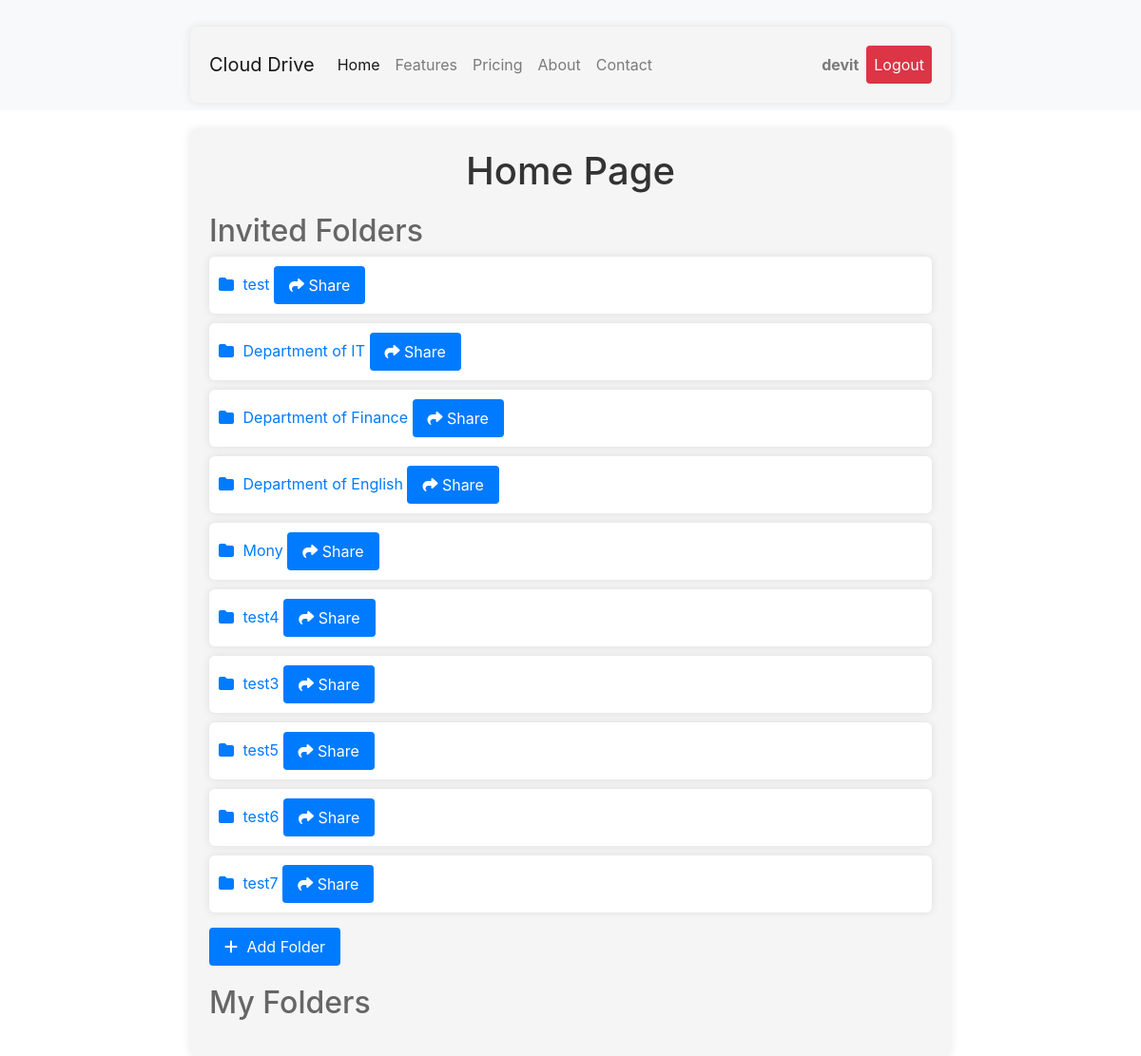
The app's page / (signed in), older data.
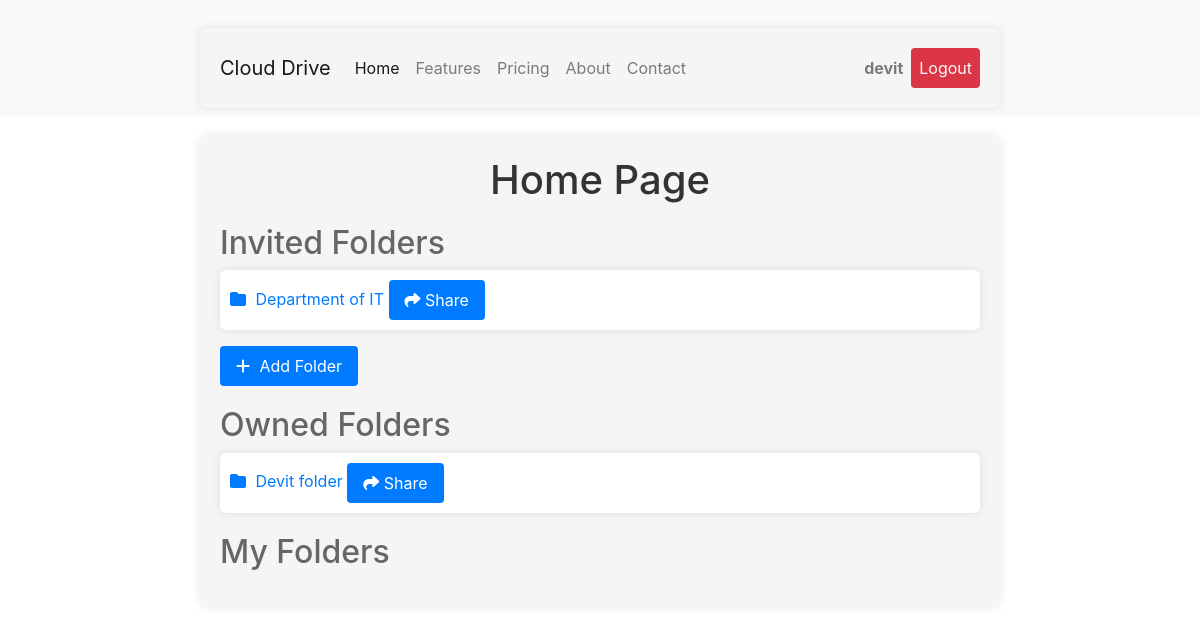
The same page, newer data.
### home/models.py (models this page shows, shortened)
class Folder(models.Model):
    name = models.CharField(max_length=255)
    parent = models.ForeignKey('self', on_delete=models.CASCADE, null=True, blank=True, related_name='children')
    owner = models.ForeignKey(User, on_delete=models.CASCADE, related_name='owned_folders')
    users_with_access = models.ManyToManyField(User, related_name='accessible_folders', blank=True)
    created_at = models.DateTimeField(auto_now_add=True, null=True)
    updated_at = models.DateTimeField(auto_now=True, null=True)

### home/views.py (the view, shortened to what this page needs)
# urls.py: path('', views.HomeView.as_view(), name='home'),
@method_decorator(login_required, name='dispatch')
class HomeView(View):
    def get(self, request):
        if request.user.is_authenticated:
            user = request.user
            owned_folders = Folder.objects.filter(owner=user)
            accessible_folders = Folder.objects.filter(
                Q(owner=user) | Q(users_with_access=user)
            ).distinct()
            invited_folders = Folder.objects.filter(invitations__invited_user=user)
            form = FolderForm()
            return render(request, "home/home.html", {
                "owned_folders": owned_folders,
                "accessible_folders": accessible_folders,
                "invited_folders": invited_folders,
                "form": form
            })
        else:
            return render(request, "home/home.html")

### templates/home/home.html (shortened to what this page needs)
{% extends 'base.html' %}
{% block content %}
<link rel="stylesheet" href="https://cdnjs.cloudflare.com/ajax/libs/font-awesome/6.5.2/css/all.min.css"
 />
<div class="container">
    <h1 class="title">Home Page</h1>
    {% if invited_folders %}
    <div class="invited-folders-container">
        <h2 class="section-title">Invited Folders</h2>
        <ul class="folders-list">
            {% for folder in invited_folders %}
            <li class="folder-item">
                <a href="{% url 'home:folder_detail' folder_id=folder.pk %}" class="folder-link">
                    <i class="fa fa-folder" aria-hidden="true"></i>
                    {{ folder.name }}
                </a>
                <button class="btn btn-share" onclick="openInviteModal('{{ folder.pk }}')"><i class="fas fa-share"></i>
                    Share</button>
            </li>
            {% endfor %}
        </ul>
    </div>
    {% endif %}
    <button class="btn btn-primary" id="openModalBtn"><i class="fas fa-plus"></i> Add Folder</button>
    {% if owned_folders %}
    <div class="owned-folders-container">
        <h2 class="section-title">Owned Folders</h2>
        <ul class="folders-list">
            {% for folder in owned_folders %}
            <li class="folder-item">
                <a href="{% url 'home:folder_detail' folder_id=folder.pk %}" class="folder-link">
                    <i class="fa fa-folder" aria-hidden="true"></i>
                    {{ folder.name }}
                </a>
                <button class="btn btn-share" onclick="openInviteModal('{{ folder.pk }}')"><i class="fas fa-share"></i>
                    Share</button>
            </li>
            {% endfor %}
        </ul>
    </div>
    {% endif %}
    <div class="folders-container">
        <h2 class="section-title">My Folders</h2>
    </div>
</div>
{% endblock %}

### templates/base.html (shortened to what this page needs)
{% load static %}
<!DOCTYPE html>
<html lang="en">
<head>
    <link rel="stylesheet" href="{% static 'css/bootstrap.min.css' %}">
</head>
<body>
    <nav class="navbar navbar-expand-lg navbar-light bg-light">
        <div class="container">
            <a class="navbar-brand" href="#">Cloud Drive</a>
            <div class="collapse navbar-collapse" id="navbarSupportedContent">
                <ul class="navbar-nav mr-auto">
                    <li class="nav-item active">
                        <a class="nav-link" href="{% url 'home:home' %}">Home <span class="sr-only">(current)</span></a>
                    </li>
                    <li class="nav-item">
                        <a class="nav-link" href="#">Features</a>
                    </li>
                    <li class="nav-item">
                        <a class="nav-link" href="#">Pricing</a>
                    </li>
                    <li class="nav-item">
                        <a class="nav-link" href="#">About</a>
                    </li>
                    <li class="nav-item">
                        <a class="nav-link" href="#">Contact</a>
                    </li>
                </ul>
                <ul class="navbar-nav ml-auto">
                    {% if user.is_authenticated %}
                        <li class="nav-item">
                            <a class="nav-link" href="#"><b>{{ user.username }}</b></a>
                        </li>
                        <li class="nav-item">
                            <a class="nav-link btn bg-danger text-light" href="{% url 'home:logout' %}">Logout</a>
                        </li>
                    {% else %}
                        <li class="nav-item">
                            <a class="nav-link" href="{% url 'home:login' %}">Login</a>
                        </li>
                    {% endif %}
                </ul>
            </div>
        </div>
    </nav>
    <main>
        {% block content %}
        {% endblock content %}
    </main>
</body>
</html>

### templates/home/home.html (style rules this page uses)
.container { max-width: 800px; margin: 20px auto 0; padding: 20px; background-color: #f5f5f5; border-radius: 8px; box-shadow: 0px 0px 10px rgba(0, 0, 0, 0.1); }
.title { text-align: center; color: #333; }
.section-title { margin-top: 20px; color: #666; }
.folders-list { list-style-type: none; padding: 0; }
.folder-item { margin-bottom: 10px; background-color: #fff; padding: 10px; border-radius: 6px; box-shadow: 0px 0px 8px rgba(0, 0, 0, 0.1); }
.folder-link { text-decoration: none; color: #007bff; }
.btn { display: inline-block; padding: 8px 16px; border: none; border-radius: 4px; background-color: #007bff; color: #fff; cursor: pointer; }
.fa-folder:before { content: "\f07b"; margin-right: 5px; }
.fa-plus:before { content: "\f067"; margin-right: 5px; }

Row changes from the older to the newer data that the page shows:
removed Folder: name "test", shown under "Invited Folders"
removed Folder: name "Department of Finance", shown under "Invited Folders"
removed Folder: name "Department of English", shown under "Invited Folders"
removed Folder: name "Mony", shown under "Invited Folders"
removed Folder: name "test4", shown under "Invited Folders"
removed Folder: name "test3", shown under "Invited Folders"
removed Folder: name "test5", shown under "Invited Folders"
removed Folder: name "test6", shown under "Invited Folders"
removed Folder: name "test7", shown under "Invited Folders"
added Folder: name "Devit folder", shown under "Owned Folders"
Text that changed along with them:
text now shown: "Owned Folders"
